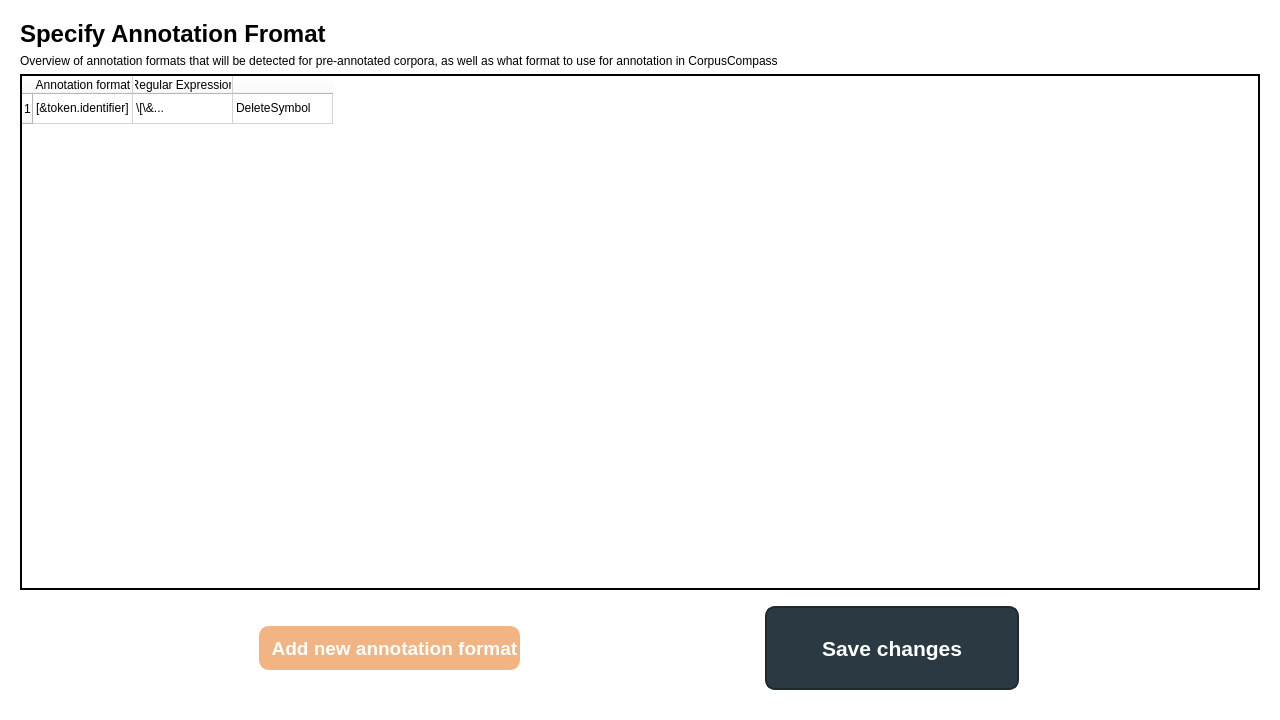
<?xml version="1.0" encoding="UTF-8"?>
<ui version="4.0">
 <class>AnnotationFormatTableTab</class>
 <widget class="QWidget" name="AnnotationFormatTableTab">
  <property name="geometry">
   <rect>
    <x>0</x>
    <y>0</y>
    <width>1280</width>
    <height>720</height>
   </rect>
  </property>
  <property name="styleSheet">
   <string notr="true">QWidget{
	background-color: white;
}

QPushButton {
    background-color:rgb(242, 180, 130) ;
	color: white;
    min-width: 80px;
	min-height: 40px;
	border-style: solid;
	border-color: rgb(242, 180, 130);
	border-width: 2px;
	border-radius: 10px;
}

QPushButton:pressed {
	background-color:rgb(162, 81, 17) ;
	border-color: rgb(162, 81, 17);
	color: rgb(245, 245, 245);
}

QPushButton:hover {
	background-color:rgb(208, 105, 22);
	border-color: rgb(162, 81, 17);
	color: rgb(245, 245, 245);
}

QPushButton:flat {
    border: none; /* no border for a flat push button */
}

QPushButton:default {
    border-color: navy; /* make the default button prominent */
}</string>
  </property>
  <layout class="QVBoxLayout" name="verticalLayout">
   <item>
    <widget class="QWidget" name="widget" native="true">
     <layout class="QVBoxLayout" name="verticalLayout_2">
      <item>
       <widget class="QLabel" name="label">
        <property name="font">
         <font>
          <pointsize>18</pointsize>
          <bold>true</bold>
         </font>
        </property>
        <property name="text">
         <string>Specify Annotation Fromat</string>
        </property>
       </widget>
      </item>
      <item>
       <widget class="QLabel" name="label_2">
        <property name="text">
         <string>Overview of annotation formats that will be detected for pre-annotated corpora, as well as what format to use for annotation in CorpusCompass</string>
        </property>
       </widget>
      </item>
      <item>
       <widget class="QTableWidget" name="tableWidget">
        <property name="frameShape">
         <enum>QFrame::WinPanel</enum>
        </property>
        <property name="frameShadow">
         <enum>QFrame::Plain</enum>
        </property>
        <property name="lineWidth">
         <number>2</number>
        </property>
        <property name="midLineWidth">
         <number>2</number>
        </property>
        <property name="sizeAdjustPolicy">
         <enum>QAbstractScrollArea::AdjustIgnored</enum>
        </property>
        <property name="showGrid">
         <bool>true</bool>
        </property>
        <property name="sortingEnabled">
         <bool>false</bool>
        </property>
        <property name="wordWrap">
         <bool>true</bool>
        </property>
        <property name="cornerButtonEnabled">
         <bool>true</bool>
        </property>
        <attribute name="horizontalHeaderShowSortIndicator" stdset="0">
         <bool>false</bool>
        </attribute>
        <attribute name="verticalHeaderCascadingSectionResizes">
         <bool>false</bool>
        </attribute>
        <row/>
        <column>
         <property name="text">
          <string>Annotation format</string>
         </property>
        </column>
        <column>
         <property name="text">
          <string>Regular Expression</string>
         </property>
        </column>
        <column>
         <property name="text">
          <string/>
         </property>
        </column>
        <item row="0" column="0">
         <property name="text">
          <string>[&amp;token.identifier]</string>
         </property>
        </item>
        <item row="0" column="1">
         <property name="text">
          <string>\[\&amp;...</string>
         </property>
        </item>
        <item row="0" column="2">
         <property name="text">
          <string>DeleteSymbol</string>
         </property>
        </item>
       </widget>
      </item>
      <item>
       <layout class="QHBoxLayout" name="horizontalLayout">
        <item>
         <widget class="QPushButton" name="pushButton">
          <property name="sizePolicy">
           <sizepolicy hsizetype="Fixed" vsizetype="Fixed">
            <horstretch>0</horstretch>
            <verstretch>0</verstretch>
           </sizepolicy>
          </property>
          <property name="font">
           <font>
            <pointsize>14</pointsize>
            <bold>true</bold>
           </font>
          </property>
          <property name="cursor">
           <cursorShape>PointingHandCursor</cursorShape>
          </property>
          <property name="text">
           <string>  Add new annotation format</string>
          </property>
          <property name="icon">
           <iconset resource="resources.qrc">
            <normaloff>:/images/images/Plus_Icon.svg</normaloff>:/images/images/Plus_Icon.svg</iconset>
          </property>
         </widget>
        </item>
        <item>
         <widget class="QPushButton" name="btn_sp_save">
          <property name="enabled">
           <bool>true</bool>
          </property>
          <property name="sizePolicy">
           <sizepolicy hsizetype="Fixed" vsizetype="Fixed">
            <horstretch>0</horstretch>
            <verstretch>0</verstretch>
           </sizepolicy>
          </property>
          <property name="minimumSize">
           <size>
            <width>254</width>
            <height>104</height>
           </size>
          </property>
          <property name="font">
           <font>
            <pointsize>16</pointsize>
            <bold>true</bold>
           </font>
          </property>
          <property name="cursor">
           <cursorShape>PointingHandCursor</cursorShape>
          </property>
          <property name="layoutDirection">
           <enum>Qt::LeftToRight</enum>
          </property>
          <property name="styleSheet">
           <string notr="true">QPushButton {
	color: white;
	background-color: rgb(43, 58, 66);
        border-width: 2px;
    border-color: rgb(30, 41, 46);
    min-width: 250px;
	min-height: 80px;
	border-style: solid;
	border-radius: 10px;
   margin-top: 10px; 
   margin-bottom: 10px;
}

QPushButton:pressed {
	background-color: rgb(0, 134, 0);
}

QPushButton:disabled{
  background-color: rgb(121, 121, 121);
}</string>
          </property>
          <property name="text">
           <string>Save changes</string>
          </property>
         </widget>
        </item>
       </layout>
      </item>
     </layout>
    </widget>
   </item>
  </layout>
 </widget>
 <resources>
  <include location="resources.qrc"/>
 </resources>
 <connections/>
</ui>
